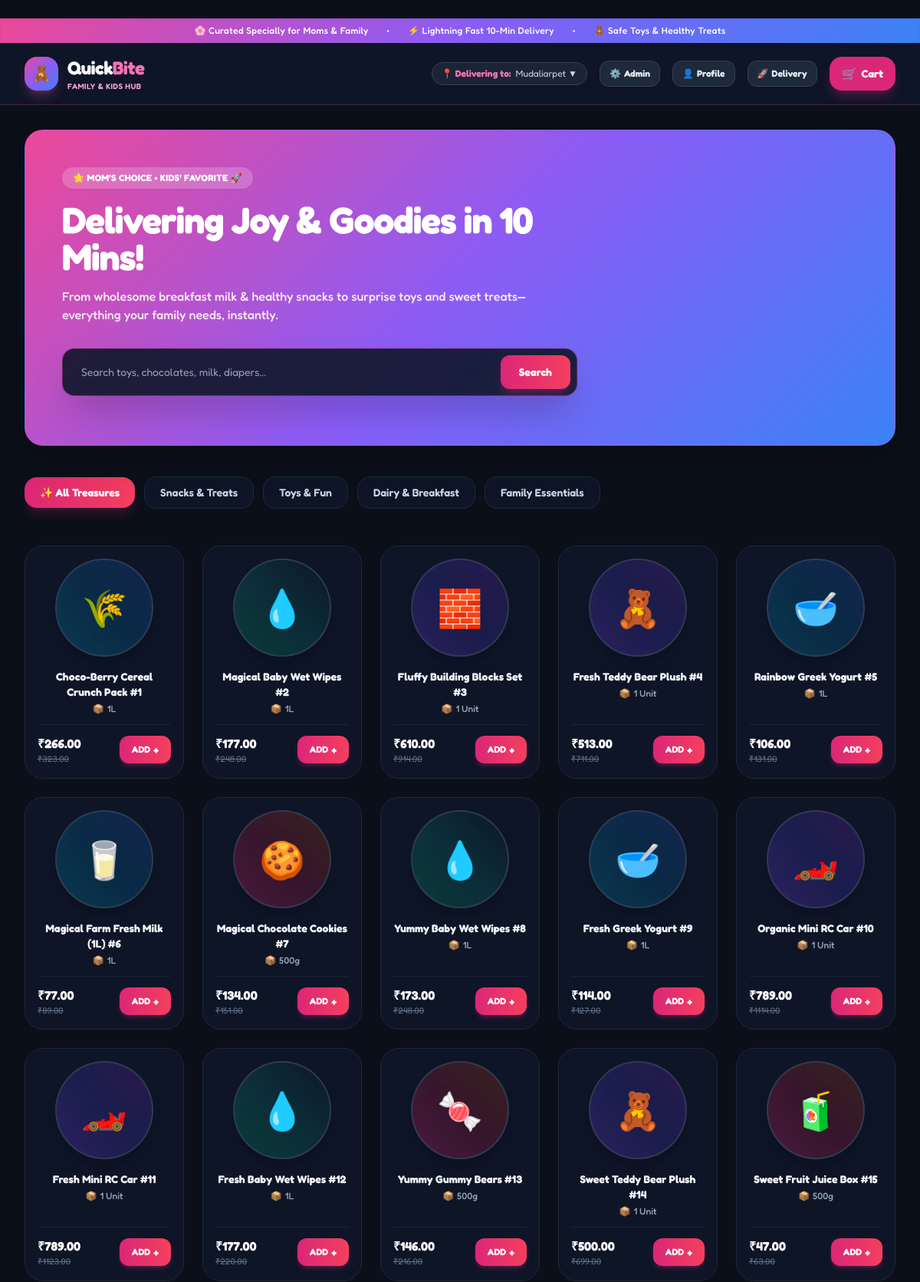
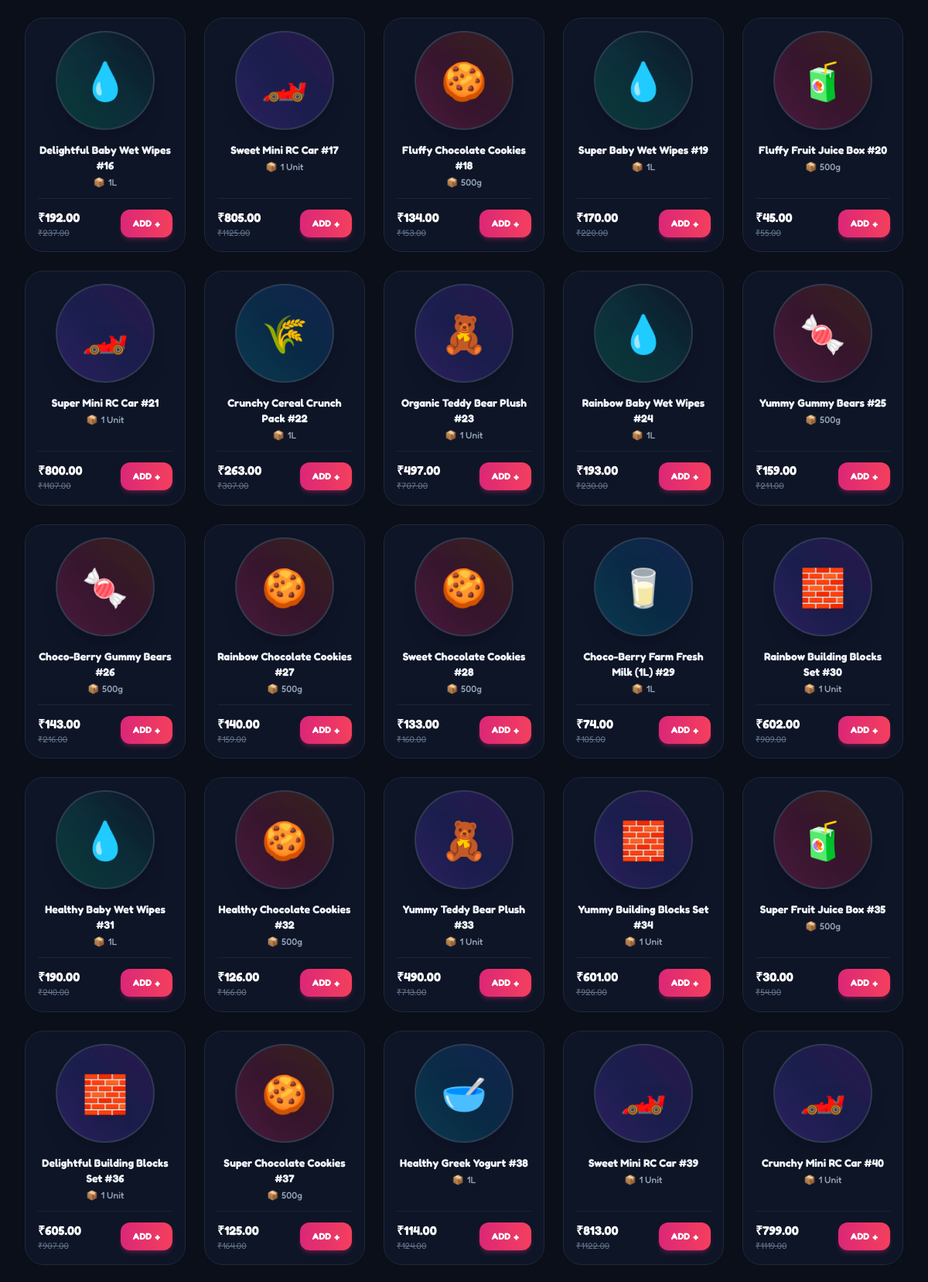
The page / (upper part) on the database its author committed (2 pictures, top to bottom).
### store/models.py (models this page shows, shortened)
class Product(models.Model):
    category = models.ForeignKey(Category, on_delete=models.CASCADE)
    name = models.CharField(max_length=200)
    price = models.DecimalField(max_digits=8, decimal_places=2)
    mrp = models.DecimalField(max_digits=8, decimal_places=2)
    weight = models.CharField(max_length=50)
    image = models.ImageField(upload_to='products/', blank=True, null=True)
    stock = models.IntegerField(default=100)
    is_featured = models.BooleanField(default=False)

### store/views.py (the view)
# urls.py: path('', views.home, name='home'),
def home(request):
    products, categories = _filter_products(request)
    context = {
        'products': products,
        'categories': categories,
    }
    return render(request, 'store/home.html', context)

### store/views.py (called while the page is built)
def _filter_products(request):
    category_name = request.GET.get('category')
    query = request.GET.get('q', '')
    products = Product.objects.all()
    if category_name:
        products = products.filter(category__name=category_name)
    if query:
        products = products.filter(name__icontains=query)
    session_key = request.session.session_key
    for product in products:
        if request.user.is_authenticated:
            item = CartItem.objects.filter(user=request.user, product=product).first()
        elif session_key:
            item = CartItem.objects.filter(session_key=session_key, user=None, product=product).first()
        else:
            item = None
        product.user_cart_qty = item.quantity if item else 0
    return products, Category.objects.all()

### store/templates/store/home.html (shortened to what this page needs)
{% extends 'store/base.html' %}
{% block content %}
<div class="relative overflow-hidden rounded-3xl family-gradient p-8 md:p-12 mb-10 shadow-2xl border border-pink-500/20">
    <div class="relative z-10 max-w-2xl">
        <span class="inline-block bg-white/20 backdrop-blur-md text-white text-xs font-bold px-3.5 py-1.5 rounded-full mb-4 tracking-wide shadow-sm">
            🌟 MOM'S CHOICE • KIDS' FAVORITE 🚀
        </span>
        <h1 class="text-3xl md:text-5xl font-black text-white leading-tight mb-4 tracking-tight">
            Delivering Joy & Goodies in 10 Mins!
        </h1>
        <p class="text-pink-100 text-sm md:text-base font-medium mb-8 leading-relaxed">
            From wholesome breakfast milk & healthy snacks to surprise toys and sweet treats—everything your family needs, instantly.
        </p>
        <form method="GET" action="" class="flex items-center bg-slate-900/90 backdrop-blur-md p-2 rounded-2xl border border-pink-500/30 shadow-2xl">
            <input type="text" name="q" placeholder="Search toys, chocolates, milk, diapers..."
                   class="flex-grow bg-transparent px-4 py-2 text-sm text-white placeholder-slate-400 focus:outline-none">
            <button type="submit" class="bg-gradient-to-r from-pink-600 to-rose-500 hover:from-pink-500 hover:to-rose-400 text-white px-6 py-3 rounded-xl font-bold text-sm transition shadow-lg shadow-pink-600/30 cursor-pointer">
                Search
            </button>
        </form>
    </div>
</div>
<div class="flex items-center space-x-3 overflow-x-auto pb-4 mb-8 no-scrollbar">
    <a href="{% url 'home' %}" class="bg-gradient-to-r from-pink-600 to-rose-500 text-white font-bold px-5 py-2.5 rounded-2xl text-xs md:text-sm whitespace-nowrap shadow-lg shadow-pink-600/20 transition">
        ✨ All Treasures
    </a>
    <a href="?category=Snacks+%26+Treats" class="bg-slate-900/80 hover:bg-slate-800 text-slate-300 font-semibold px-5 py-2.5 rounded-2xl text-xs md:text-sm whitespace-nowrap border border-slate-800 hover:border-pink-500/30 transition">
        Snacks & Treats
    </a>
    <a href="?category=Toys+%26+Fun" class="bg-slate-900/80 hover:bg-slate-800 text-slate-300 font-semibold px-5 py-2.5 rounded-2xl text-xs md:text-sm whitespace-nowrap border border-slate-800 hover:border-pink-500/30 transition">
        Toys & Fun
    </a>
    <a href="?category=Dairy+%26+Breakfast" class="bg-slate-900/80 hover:bg-slate-800 text-slate-300 font-semibold px-5 py-2.5 rounded-2xl text-xs md:text-sm whitespace-nowrap border border-slate-800 hover:border-pink-500/30 transition">
        Dairy & Breakfast
    </a>
    <a href="?category=Family+Essentials" class="bg-slate-900/80 hover:bg-slate-800 text-slate-300 font-semibold px-5 py-2.5 rounded-2xl text-xs md:text-sm whitespace-nowrap border border-slate-800 hover:border-pink-500/30 transition">
        Family Essentials
    </a>
</div>
<div class="grid grid-cols-2 sm:grid-cols-3 md:grid-cols-4 lg:grid-cols-5 gap-4 md:gap-6">
    {% for product in products %}
    <div class="bg-slate-900/90 backdrop-blur-xl rounded-3xl p-4 border border-slate-800 hover:border-pink-500/50 hover:shadow-2xl hover:shadow-pink-500/10 transition-all duration-300 flex flex-col justify-between group">
        <div>
            <div class="relative w-32 h-32 mx-auto rounded-full mb-4 flex items-center justify-center overflow-hidden border-2 border-slate-700/80 transition group-hover:scale-105 duration-300 shadow-xl
                {% if 'Teddy' in product.name or 'Blocks' in product.name or 'Car' in product.name %}
                    bg-gradient-to-tr from-violet-600/30 via-indigo-600/20 to-purple-900/40
                {% elif 'Milk' in product.name or 'Yogurt' in product.name or 'Cereal' in product.name %}
                    bg-gradient-to-tr from-cyan-600/30 via-sky-600/20 to-blue-900/40
                {% elif 'Wipes' in product.name %}
                    bg-gradient-to-tr from-emerald-600/30 via-teal-600/20 to-slate-900/40
                {% else %}
                    bg-gradient-to-tr from-pink-600/30 via-rose-600/20 to-amber-900/40
                {% endif %}
            ">
                <div class="text-5xl transform group-hover:scale-125 group-hover:rotate-12 transition duration-300 drop-shadow-2xl filter saturate-150">
                    {% if "Teddy" in product.name %}🧸
                    {% elif "Blocks" in product.name %}🧱
                    {% elif "Car" in product.name %}🏎️
                    {% elif "Milk" in product.name %}🥛
                    {% elif "Yogurt" in product.name %}🥣
                    {% elif "Cereal" in product.name %}🌾
                    {% elif "Gummy" in product.name %}🍬
                    {% elif "Cookies" in product.name %}🍪
                    {% elif "Juice" in product.name %}🧃
                    {% elif "Wipes" in product.name %}💧
                    {% else %}🎁
                    {% endif %}
                </div>
            </div>
            <h3 class="font-bold text-slate-100 text-sm mb-1 line-clamp-2 text-center group-hover:text-pink-400 transition">
                {{ product.name }}
            </h3>
            <p class="text-xs text-slate-400 font-medium mb-3 text-center flex items-center justify-center space-x-1">
                <span>📦</span>
                <span>{{ product.weight }}</span>
            </p>
        </div>
        <div class="flex items-center justify-between pt-3 border-t border-slate-800/80">
            <div>
                <span class="block text-base font-black text-white">₹{{ product.price }}</span>
                <span class="block text-[11px] text-slate-500 line-through">₹{{ product.mrp }}</span>
            </div>
            <div id="cart-control-{{ product.id }}" class="relative z-20">
                {% if product.user_cart_qty > 0 %}
                <div class="flex items-center bg-rose-600 text-white rounded-xl overflow-hidden shadow-sm">
                    <button type="button" onclick="updateCart(event, {{ product.id }}, 'decrease')" class="px-2.5 py-1 text-xs font-bold hover:bg-rose-700 transition cursor-pointer">-</button>
                    <span class="cart-qty px-2 text-xs font-black">{{ product.user_cart_qty }}</span>
                    <button type="button" onclick="updateCart(event, {{ product.id }}, 'increase')" class="px-2.5 py-1 text-xs font-bold hover:bg-rose-700 transition cursor-pointer">&#43;</button>
                </div>
                {% else %}
                <button type="button" onclick="updateCart(event, {{ product.id }}, 'increase')" class="bg-gradient-to-r from-pink-600 to-rose-500 hover:from-pink-500 hover:to-rose-400 text-white font-bold px-4 py-2 rounded-xl text-xs transition shadow-md shadow-pink-600/30 flex items-center space-x-1 transform active:scale-95 cursor-pointer pointer-events-auto">
                    <span>ADD</span>
                    <span class="text-sm">+</span>
                </button>
                {% endif %}
            </div>
        </div>
    </div>
    {% empty %}
    <div class="col-span-full text-center py-16 text-slate-400">
        <p class="text-4xl mb-2">🔍</p>
        <p class="font-bold text-base">No family treasures found matching your search.</p>
    </div>
    {% endfor %}
</div>
{% endblock %}

### store/templates/store/base.html (style rules this page uses)
body { font-family: 'Fredoka', sans-serif; background-color: #0b0f19; color: #f8fafc; }
.family-gradient { background: linear-gradient(135deg, #ec4899 0%, #8b5cf6 50%, #3b82f6 100%); }

### rows shown on the page
Product: name "Choco-Berry Cereal Crunch Pack #1", weight "1L", price "266.00", mrp "323.00"
Product: name "Magical Baby Wet Wipes #2", weight "1L", price "177.00", mrp "248.00"
Product: name "Fluffy Building Blocks Set #3", weight "1 Unit", price "610.00", mrp "914.00"
Product: name "Fresh Teddy Bear Plush #4", weight "1 Unit", price "513.00", mrp "711.00"
Product: name "Rainbow Greek Yogurt #5", weight "1L", price "106.00", mrp "131.00"
Product: name "Magical Farm Fresh Milk (1L) #6", weight "1L", price "77.00", mrp "89.00"
Product: name "Magical Chocolate Cookies #7", weight "500g", price "134.00", mrp "151.00"
Product: name "Yummy Baby Wet Wipes #8", weight "1L", price "173.00", mrp "248.00"
Product: name "Fresh Greek Yogurt #9", weight "1L", price "114.00", mrp "127.00"
Product: name "Organic Mini RC Car #10", weight "1 Unit", price "789.00", mrp "1114.00"
Product: name "Fresh Mini RC Car #11", weight "1 Unit", price "789.00", mrp "1123.00"
Product: name "Fresh Baby Wet Wipes #12", weight "1L", price "177.00", mrp "220.00"
Product: name "Yummy Gummy Bears #13", weight "500g", price "146.00", mrp "216.00"
Product: name "Sweet Teddy Bear Plush #14", weight "1 Unit", price "500.00", mrp "699.00"
Product: name "Sweet Fruit Juice Box #15", weight "500g", price "47.00", mrp "63.00"
Product: name "Delightful Baby Wet Wipes #16", weight "1L", price "192.00", mrp "237.00"
Product: name "Sweet Mini RC Car #17", weight "1 Unit", price "805.00", mrp "1125.00"
Product: name "Fluffy Chocolate Cookies #18", weight "500g", price "134.00", mrp "153.00"
Product: name "Super Baby Wet Wipes #19", weight "1L", price "170.00", mrp "220.00"
Product: name "Fluffy Fruit Juice Box #20", weight "500g", price "45.00", mrp "55.00"
Product: name "Super Mini RC Car #21", weight "1 Unit", price "800.00", mrp "1107.00"
Product: name "Crunchy Cereal Crunch Pack #22", weight "1L", price "263.00", mrp "307.00"
Product: name "Organic Teddy Bear Plush #23", weight "1 Unit", price "497.00", mrp "707.00"
Product: name "Rainbow Baby Wet Wipes #24", weight "1L", price "193.00", mrp "230.00"
Product: name "Yummy Gummy Bears #25", weight "500g", price "159.00", mrp "211.00"
Product: name "Choco-Berry Gummy Bears #26", weight "500g", price "143.00", mrp "216.00"
Product: name "Rainbow Chocolate Cookies #27", weight "500g", price "140.00", mrp "159.00"
Product: name "Sweet Chocolate Cookies #28", weight "500g", price "133.00", mrp "160.00"
Product: name "Choco-Berry Farm Fresh Milk (1L) #29", weight "1L", price "74.00", mrp "105.00"
Product: name "Rainbow Building Blocks Set #30", weight "1 Unit", price "602.00", mrp "909.00"
Product: name "Healthy Baby Wet Wipes #31", weight "1L", price "190.00", mrp "240.00"
Product: name "Healthy Chocolate Cookies #32", weight "500g", price "126.00", mrp "166.00"
Product: name "Yummy Teddy Bear Plush #33", weight "1 Unit", price "490.00", mrp "713.00"
Product: name "Yummy Building Blocks Set #34", weight "1 Unit", price "601.00", mrp "926.00"
Product: name "Super Fruit Juice Box #35", weight "500g", price "30.00", mrp "54.00"
Product: name "Delightful Building Blocks Set #36", weight "1 Unit", price "605.00", mrp "907.00"
Product: name "Super Chocolate Cookies #37", weight "500g", price "125.00", mrp "164.00"
Product: name "Healthy Greek Yogurt #38", weight "1L", price "114.00", mrp "124.00"
Product: name "Sweet Mini RC Car #39", weight "1 Unit", price "813.00", mrp "1122.00"
Product: name "Crunchy Mini RC Car #40", weight "1 Unit", price "799.00", mrp "1119.00"
